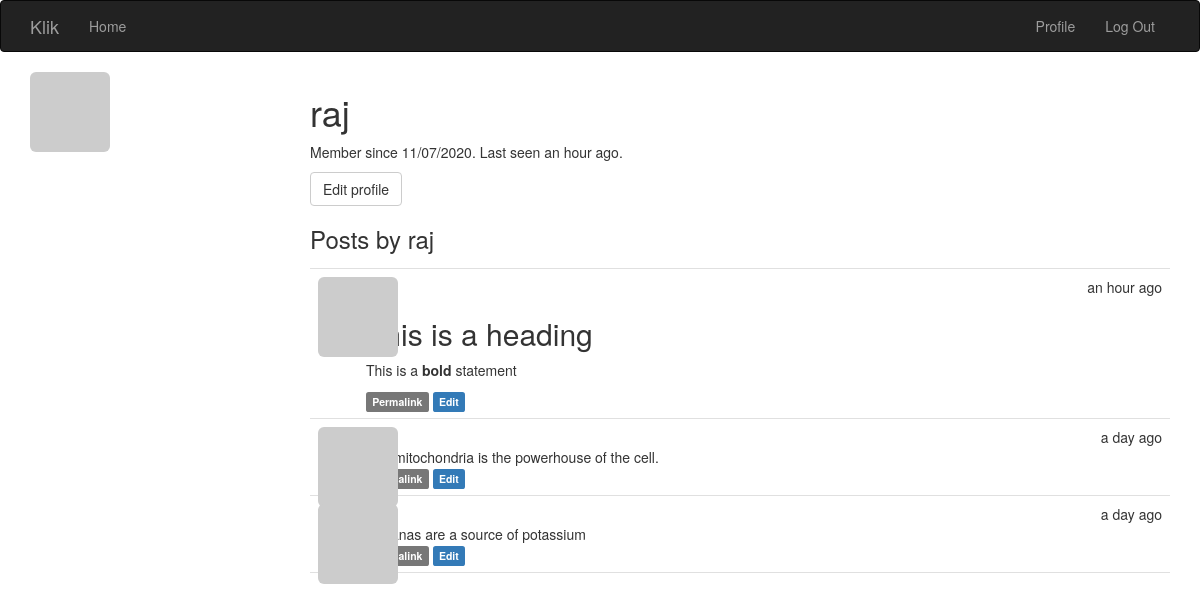
/user/raj (signed in), run on an earlier commit of the app's database.
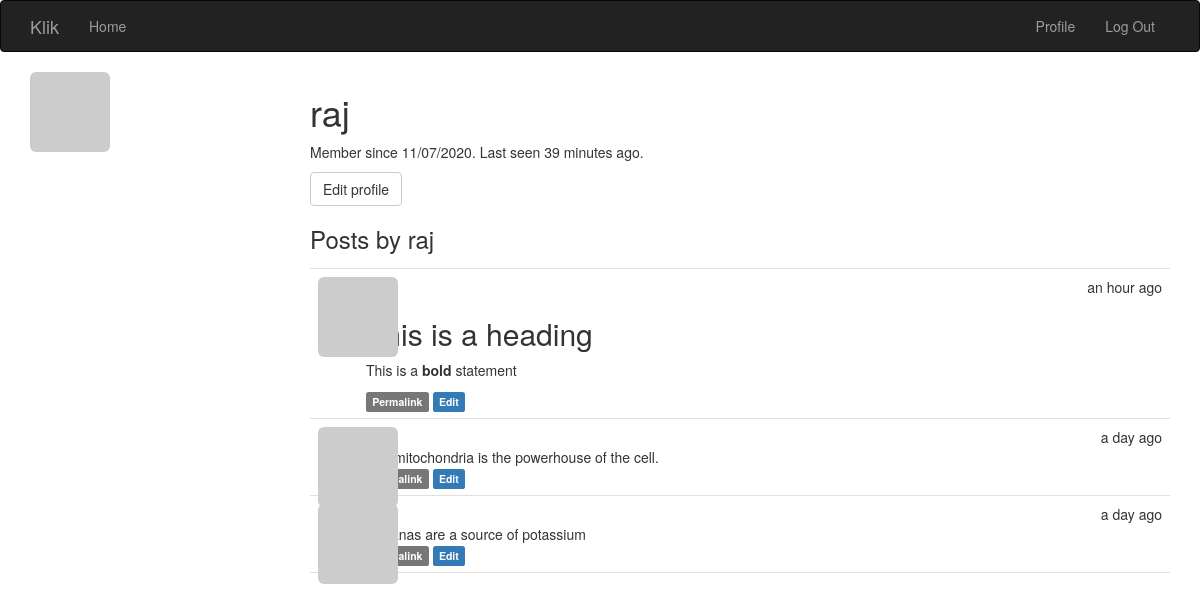
And on a later commit of the database.
### app/models.py (models this page shows, shortened)
class User(UserMixin, db.Model):
    __tablename__ = 'users'
    id = db.Column(db.Integer, primary_key=True)
    email = db.Column(db.String(64), unique=True, index=True)
    username = db.Column(db.String(64), unique=True, index=True)
    role_id = db.Column(db.Integer, db.ForeignKey('roles.id'))
    password_hash = db.Column(db.String(128))
    confirmed = db.Column(db.Boolean, default=False)
    name = db.Column(db.String(64))
    location = db.Column(db.String(64))
    about_me = db.Column(db.Text())
    member_since = db.Column(db.DateTime(), default=datetime.utcnow)
    last_seen = db.Column(db.DateTime(), default=datetime.utcnow)
    avatar_hash = db.Column(db.String(32))
    posts = db.relationship('Post', backref='author', lazy='dynamic')
    @property
    def password(self):
        raise AttributeError('password is not a readable attribute')
    @login_manager.user_loader
    def load_user(user_id):
        return User.query.get(int(user_id))
    def ping(self):
        self.last_seen = datetime.utcnow()
        db.session.add(self)
        db.session.commit()
    def gravatar(self, size=100, default='identicon', rating='g'):
        if request.is_secure:
            url = 'https://secure.gravatar.com/avatar'
        else:
            url = 'http://www.gravatar.com/avatar'
        hash = self.avatar_hash or self.gravatar_hash()
        return '{url}/{hash}?s={size}&d={default}&r={rating}' \
               .format(url=url,
                       hash=hash,
                       size=size,
                       default=default,
                       rating=rating)
    def gravatar_hash(self):
        return hashlib.md5(self.email.lower().encode('utf-8')).hexdigest()

### app/main/views.py (the view)
@main.route('/user/<username>')
def user(username):
    user = User.query.filter_by(username=username).first_or_404()
    if user is None:
        abort(404)
    posts = user.posts.order_by(Post.timestamp.desc()).all()
    return render_template('user.html', user=user, posts=posts)

### app/auth/views.py (called while the page is built)
@auth.before_app_request
def before_request():
    if current_user.is_authenticated:
        current_user.ping()

### app/main/__init__.py (called while the page is built)
@main.app_context_processor
def inject_permissions():
    return dict(Permission=Permission)

### app/templates/user.html (shortened to what this page needs)
{% extends "base.html" %}
{% block page_content %}
<img class="img-rounded profile-thumbnail" src="{{ user.gravatar(size=256) }}">
<div class="profile-header">
	<h1>{{ user.username }}</h1>
    <p>
        Member since {{ moment(user.member_since).format('L') }}.
        Last seen {{ moment(user.last_seen).fromNow() }}.
    </p>
    {% if user == current_user %}
    <a class="btn btn-default" href="{{ url_for('.edit_profile') }}">
        Edit profile
    </a>
    {% endif %}
    <h3>Posts by {{ user.username }}</h3>
    {% include '_posts.html' %}
</div>
{% endblock %}

What changed in the data, as far as the page shows it:
changed User "raj": last_seen "an hour ago" → "39 minutes ago"
